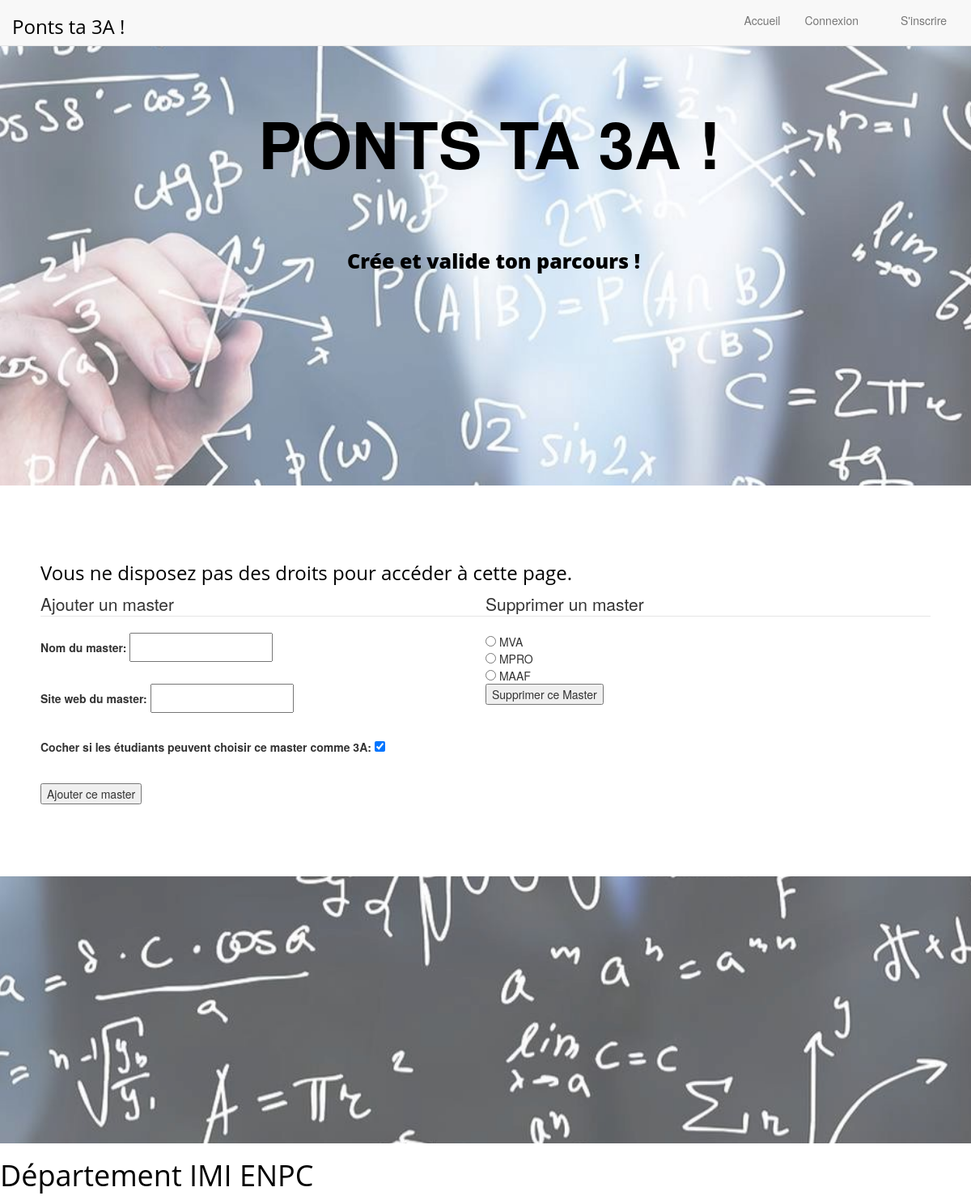
Before: /parcours/list_masters with the older database file.
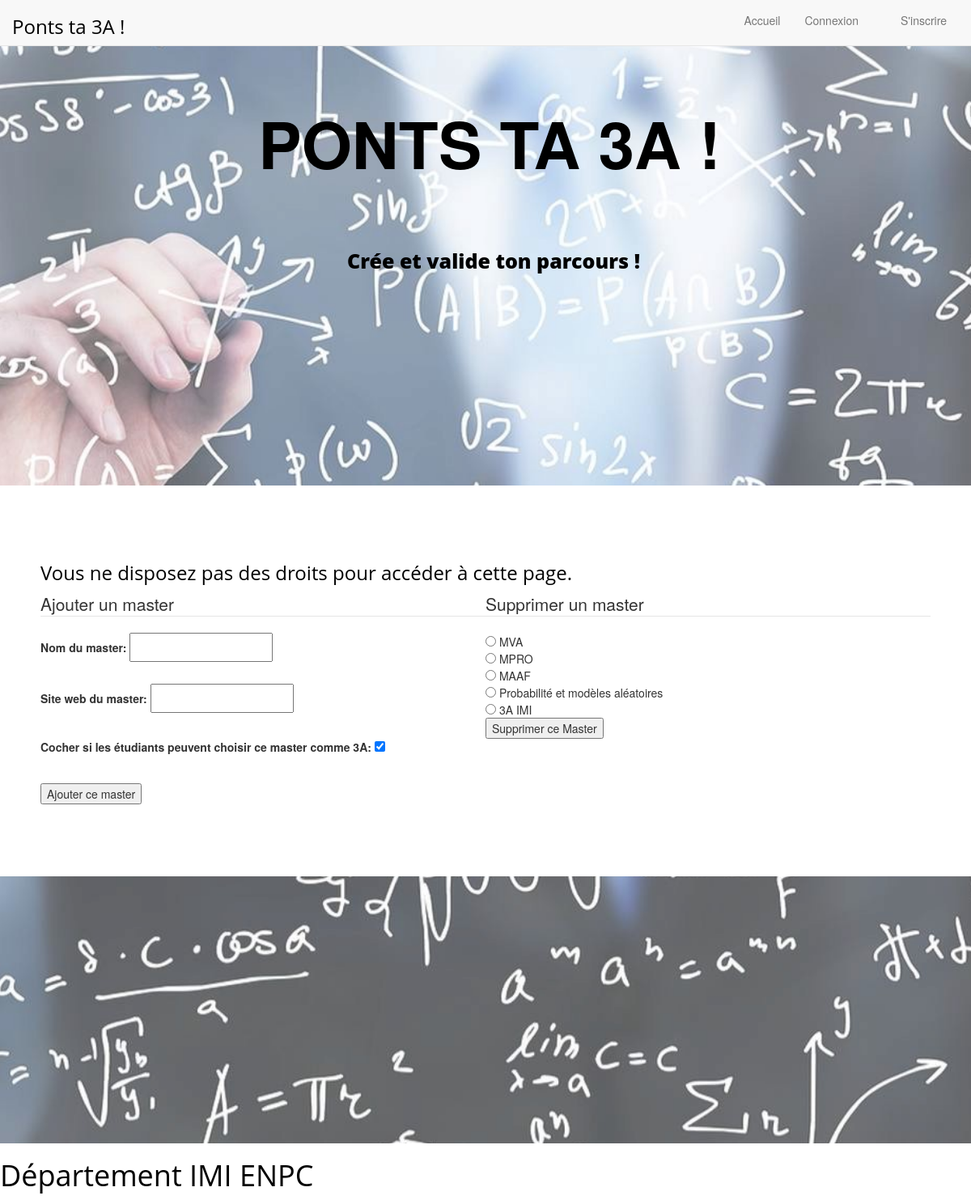
After: the same page with the newer database file.
### parcours/models.py (models this page shows, shortened)
class Master(models.Model):
    name = models.CharField(max_length=100)
    website = models.URLField()
    troisa_possible = models.BooleanField(default=1)

### parcours/views.py (the view)
# urls.py: path('list_masters', views.list_masters, name='list_masters'),
def list_masters(request):
    if request.method == 'POST':
        master_form = MasterForm(data=request.POST)
        if master_form.is_valid():
            master_form.save()
        else:
            print(master_form.errors)
        indice = request.POST.get('del')
        if indice != None:
            Master.delete(Master.objects.get(id=int(indice)))
    else:
        master_form = MasterForm()
    masters = Master.objects.all()
    return render(request,'parcours/list_masters.html',
                  {'master_form': master_form, 'masters': masters})

### parcours/forms.py
class MasterForm(forms.ModelForm):
    class Meta:
        model = Master
        labels = {
        "name": "Nom du master",
        "website": "Site web du master",
        "troisa_possible": "Cocher si les étudiants peuvent choisir ce master comme 3A"
        }
        fields = ('name', 'website', 'troisa_possible')

### parcours/templates/parcours/list_masters.html (shortened to what this page needs)
{% extends "base.html" %}
{% block content %}
<head>
</head>
<div id="conteneur">
	{% if user.is_superuser %}
   		</br></br>
		<table border="2" cellpadding="10" cellspacing="2" width="90%" align="center">
			<tr>
		       <td align="center" valign="center" COLSPAN=4 > <strong> Liste des masters </strong> </td>
		   </tr>
		   {% for obj in masters %}
		   <tr>
		      <td align="center" valign="center">{{obj.name}}</td>
		   </tr>
		   {% endfor %}
		</table>
	{% else %}
		<h3 aligne="center"> Vous ne disposez pas des droits pour accéder à cette page. </h3>
	{% endif %}
    <div id="colonne1">
		<form id="master_form" method="post" action="{% url 'list_masters' %}"
		      enctype="multipart/form-data">
       			<legend>Ajouter un master</legend>
		    {{ master_form.as_p }}
		    <input type="submit" name="submit" value="Ajouter ce master" />
		</form>
    </div>
     <div id="colonne2">
		<form method="post" >
   				<fieldset>
       			<legend>Supprimer un master</legend>
				{% for obj in masters %}
				<input type="radio" name="del" value="{{obj.id}}"> {{obj.name}}<br>
				{% endfor %}
				<div>
				<input type="submit" value="Supprimer ce Master"/>
				</div>
  			</fieldset>
		</form>
    </div>
</div>
{% endblock %}

### templates/base.html (shortened to what this page needs)
{% load static %}
<head>
    <link href="/static/css/bootstrap.css" rel="stylesheet" />
    <link href="/static/css/font-awesome.min.css" rel="stylesheet" />
    <link href="/static/css/style.css" rel="stylesheet" />
</head>
<body>
<div id="bloc_page">
    <div class="navbar navbar-default navbar-fixed-top">
        <div class="container">
            <div class="navbar-header">
                <h3> Ponts ta 3A ! </h3>
            </div>
            <div class="navbar-collapse collapse">
                <ul class="nav navbar-nav navbar-right">
                    <li><a href="{% url 'home' %}" >Accueil</a></li>
                    {% if user.is_superuser %}
                        <li><a href="{% url 'list_masters' %}" >Masters</a></li>
                        <li><a href="{% url 'choices_students' %}" >Choix des étudiants</a></li>
                        <li><a href="{% url 'deconnexion' %}" >Déconnexion</a></li>
                    {% else %}
                        {% if user.is_authenticated %}
                        <li><a href="{% url 'parcours' %}" >Parcours</a></li>
                        <li><a href="{% url 'deconnexion' %}" >Déconnexion</a></li>
                        {% else %}
                        <li><a href="{% url 'connexion' %}" >Connexion</a></li>
                        <li><a href="{% url 'inscription' %}" >S'inscrire</a></li>
                        {% endif %}
                    {% endif %}
                </ul>
            </div>
        </div>
    </div>
    <div id="home-sec">
        <div class="container"  >
            <div class="row text-center">
                <div  class="col-md-12" >
                    <span class="head-main" > Ponts ta 3A ! </span>
                    <h3 class="head-last col-md-8 col-md-offset-2  col-sm-8 col-sm-offset-2"> Crée et valide ton parcours !</h3>
                </div>
            </div>
        </div>
    </div>
    <div style="display: flex; margin: 50px;"  >
        {% block content %}
        {% endblock %}
    </div>
    <section id="testimonial" >
    </section>
    <footer>
        <div id="tweet">
            <h1>Département IMI ENPC</h1>
        </div>
    </footer>
</div>
</body>

### static/css/style.css (style rules this page uses)
*, *::before, *::after { box-sizing: inherit; }
body { font-size:14px; }
h1, h2, h3, h4, h5, h6 { font-family:'Open Sans', sans-serif; color: black; }
.text-center { text-align:center; }
p { font-weight:300; line-height:30px; padding-bottom:15px; }
section { padding-top:100px; padding-bottom:30px; }
.navbar .navbar-collapse { position: relative; }
.navbar .navbar-collapse .navbar-right > li:last-child { padding-left: 22px; }
#home-sec { background: url(../img/home.jpg) no-repeat 50% 50% ; background-attachment: fixed; -webkit-background-size: cover; -moz-background-size: cover; -o-background-size: cover; background-size: cover; width: 100%; display: block; height: 60%; padding-top:120px; min-height:300px; color:black; }
.head-main { font-size:80px ; font-weight:900; padding:15px; text-transform:uppercase; }
.head-last { margin-top:70px; font-size:25px ; font-weight:900; padding:5px 20px 20px 20px; padding:5px; }
#testimonial { background: url(../img/home.jpg) no-repeat 50% 50%; background-attachment: fixed; -webkit-background-size: cover; -moz-background-size: cover; -o-background-size: cover; background-size: cover; width: 100%; display: block; height: auto; min-height:200px; color:#fff; }

### parcours/templates/parcours/list_masters.html (style rules this page uses)
#conteneur { width:100%; margin-top:20px; padding-bottom:25px; padding-top:5px; }
#colonne1 { width:50%; float:left; }
#colonne2 { width:50%; float:left; }

Changed rows visible on the page:
added Master: name "Probabilité et modèles aléatoires"
added Master: name "3A IMI"
